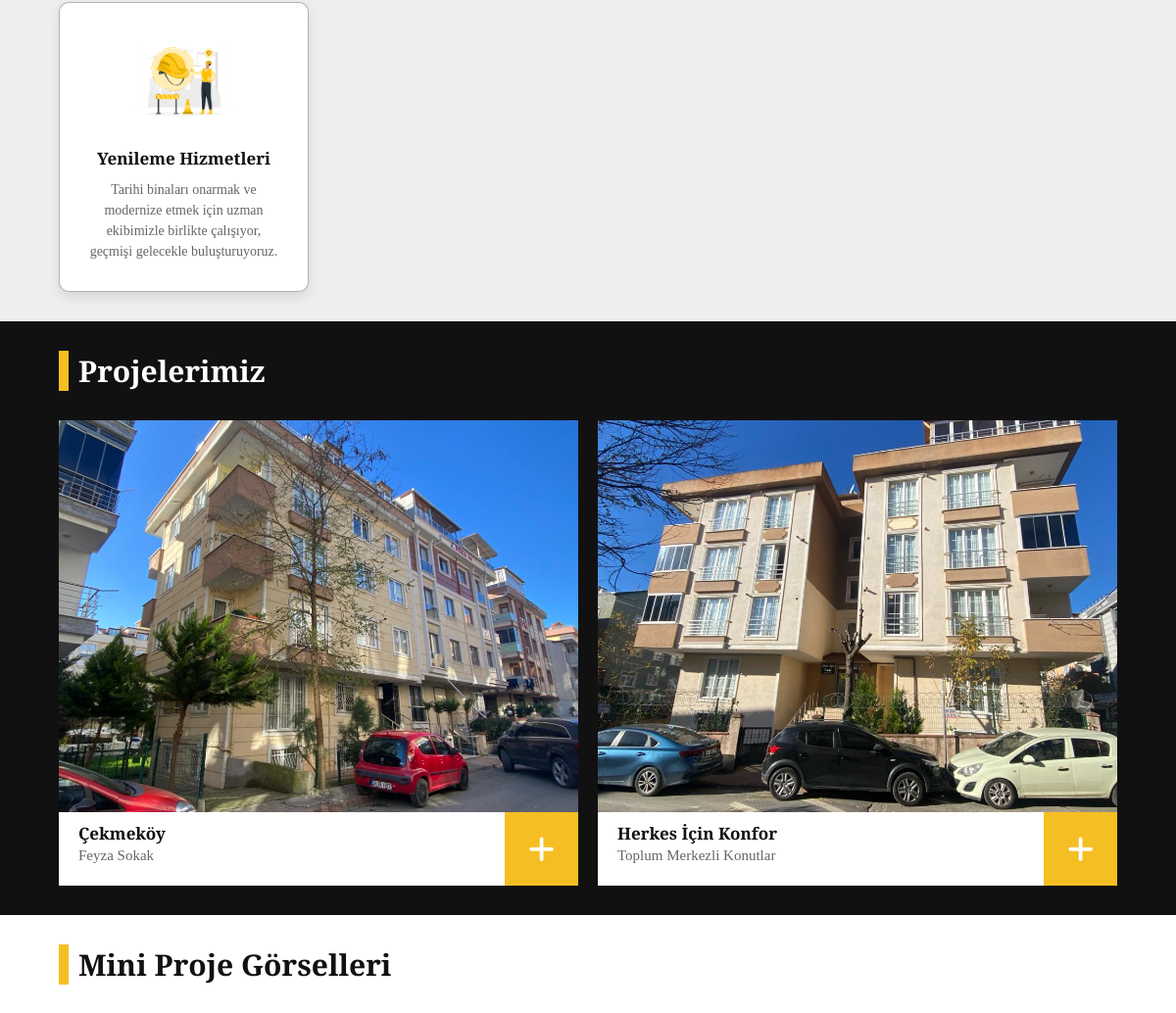
/ (middle part), run on an earlier commit of the app's database.
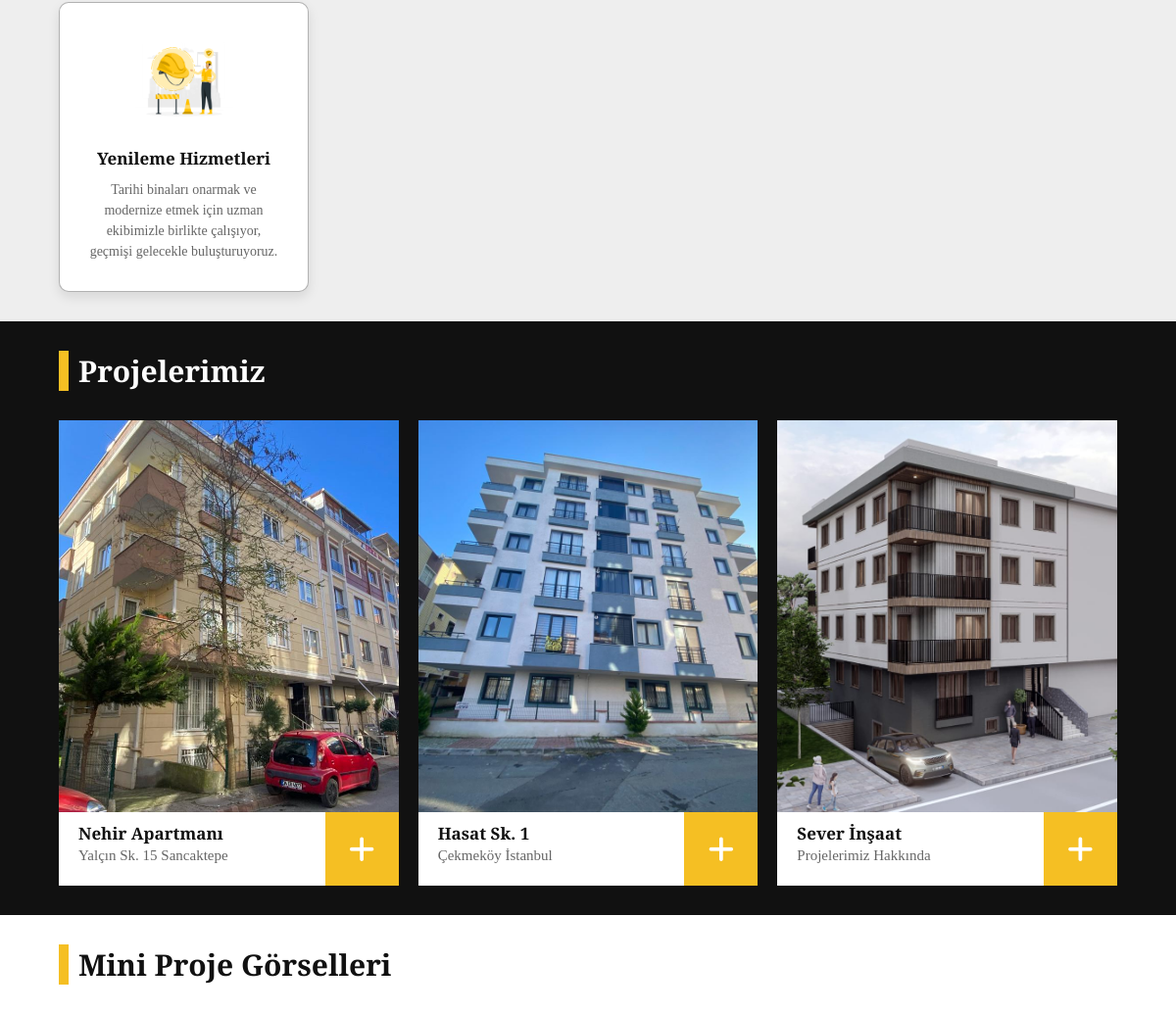
And on a later commit of the database.
### construction/models.py (models this page shows, shortened)
class Services(models.Model):
    heading = models.CharField(max_length = 25)
    description = models.TextField()
    image = models.CharField(max_length = 50)
    isActive = models.BooleanField(default = False)
    slug = models.SlugField(blank = True, db_index = True)

class Projects(models.Model):
    heading = models.CharField(max_length = 25)
    mini_description = models.CharField(max_length = 25)
    detail_description = RichTextField(default="")
    image_front = models.CharField(max_length = 50)
    image_back = models.CharField(max_length = 50)
    isActive = models.BooleanField(default = False)
    isMain = models.BooleanField(default = False)
    address = models.TextField(default = "")
    slug = models.SlugField(blank = True, db_index = True)

### construction/views.py (the view)
# urls.py: path('', views.index, name="main_page"),
def index(request):
    if request.method == "POST":
        form = contactInfoForms(request.POST)
        if form.is_valid():
            form.save()
    else:
            form = contactInfoForms()
    contactinfo = ContactInfo.objects.first()
    headerintro = HeaderIntroduction.objects.all()
    aboutus = AboutUs.objects.first()
    chart = Chart.objects.first()
    service = Services.objects.all()
    project = Projects.objects.all()
    comment = Comments.objects.all()
    social_account = SocialAccount.objects.first()
    return render(request, 'construction/index.html', {
        'continfo' : contactinfo,
        'header' : headerintro,
        'aboutus' : aboutus,
        'chart' : chart,
        'service' : service,
        'project' : project,
        'comment' : comment,
        'social_account' : social_account,
        "form": form
    })

### construction/templates/construction/index.html (shortened to what this page needs)
<!DOCTYPE html>
{% load static %}
<html lang="en">
<head>
    {% include "construction/partials/_head.html" %}
</head>
<body>
    {% include "construction/partials/_services.html" %}
    {% include "construction/partials/_projects.html" %}
    {% include "construction/partials/_mini_projects.html" %}
</body>
</html>

### construction/templates/construction/partials/_services.html (shortened to what this page needs)
{% load static %}
<section class="services" id="services">
    <div class="box-container">
        {% for value in service %}
        {% if value.isActive %}
            <div class="box">
                <img src="{% static "construction/img/"|add:value.image %} " alt="">
                <h3> {{ value.heading }} </h3>
                <p> {{ value.description }} </p>
            </div>
        {% endif %}
        {% endfor %}
    </div>
</section>

### construction/templates/construction/partials/_projects.html
{% load static %}
<section class="projects" id="projects">
    <h1 class="heading">Projelerimiz</h1>
    <div class="box-container">
        {% for value in project%}
            {% if value.isMain %}
                <a href="{% static "construction/img/"|add:value.image_back %}" class="box">
                    <div class="image">
                        <img src="{% static "construction/img/"|add:value.image_front %}" alt="front-image">
                    </div>
                    <div class="content">
                        <div class="info">
                            <h3> {{ value.heading }} </h3>
                            <p> {{ value.mini_description }} </p>
                        </div>
                        <i class="fas fa-plus"></i>
                    </div>
                </a>
            {% endif %}
        {% endfor %}
    </div>
</section>

What changed in the data, as far as the page shows it:
no longer on this page (row edited): Projects: image_front (picture), heading "Herkes İçin Konfor", mini_description "Toplum Merkezli Konutlar"
changed Projects: heading "Çekmeköy" → "Nehir Apartmanı"; mini_description "Feyza Sokak" → "Yalçın Sk. 15 Sancaktepe"
now on this page (row edited): Projects: image_front (picture), heading "Hasat Sk. 1", mini_description "Çekmeköy İstanbul"
added Projects: image_front (picture), heading "Sever İnşaat", mini_description "Projelerimiz Hakkında"
